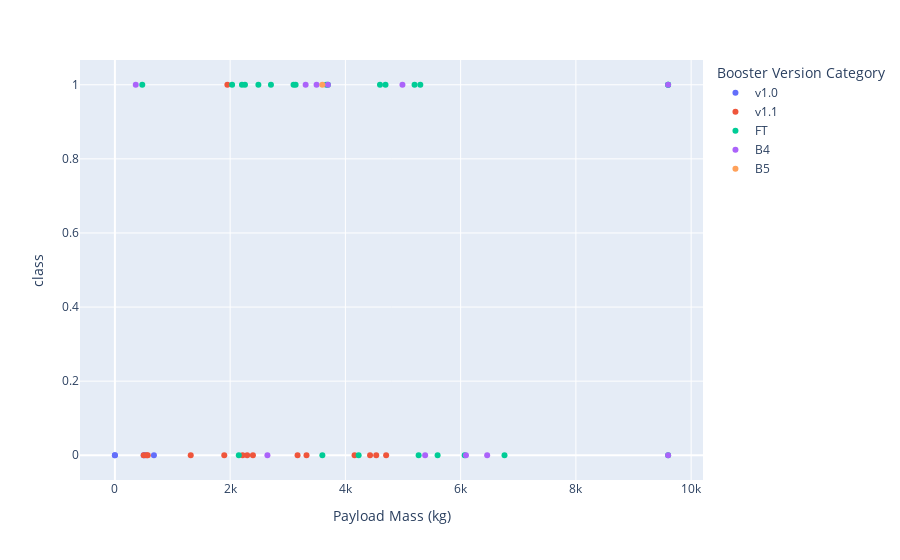

Source (notebook cell):
### Code cell
px.scatter(spacex_df, x='Payload Mass (kg)', y='class', color='Booster Version Category')

### Figure 1 — Plotly figure (JSON) as saved in the notebook; plotly's stock layout.template omitted (floating-point values rounded to 4 significant figures)
{"data": [{"hovertemplate": "Booster Version Category=v1.0<br>Payload Mass (kg)=%{x}<br>class=%{y}<extra></extra>", "legendgroup": "v1.0", "marker": {"color": "#636efa", "symbol": "circle"}, "mode": "markers", "name": "v1.0", "orientation": "v", "showlegend": true, "type": "scatter", "x": [0, 0, 525, 500, 677], "xaxis": "x", "y": [0, 0, 0, 0, 0], "yaxis": "y"}, {"hovertemplate": "Booster Version Category=v1.1<br>Payload Mass (kg)=%{x}<br>class=%{y}<extra></extra>", "legendgroup": "v1.1", "marker": {"color": "#EF553B", "symbol": "circle"}, "mode": "markers", "name": "v1.1", "orientation": "v", "showlegend": true, "type": "scatter", "x": [3170, 3325, 2296, 1316, 4535, 4428, 2216, 2395, 570, 4159, 1898, 4707, 1952, 500, 553], "xaxis": "x", "y": [0, 0, 0, 0, 0, 0, 0, 0, 0, 0, 0, 0, 1, 0, 0], "yaxis": "y"}, {"hovertemplate": "Booster Version Category=FT<br>Payload Mass (kg)=%{x}<br>class=%{y}<extra></extra>", "legendgroup": "FT", "marker": {"color": "#00cc96", "symbol": "circle"}, "mode": "markers", "name": "FT", "orientation": "v", "showlegend": true, "type": "scatter", "x": [2034, 5271, 3136, 4696, 3100, 3600, 2257, 4600, 9600, 9600, 475, 9600, 2150, 2490, 5600, 5300, 3697.0, 6070, 2708, 3669, 6761, 5200, 2205, 4230], "xaxis": "x", "y": [1, 0, 1, 1, 1, 0, 1, 1, 1, 1, 1, 0, 0, 1, 0, 1, 1, 0, 1, 1, 0, 1, 1, 0], "yaxis": "y"}, {"hovertemplate": "Booster Version Category=B4<br>Payload Mass (kg)=%{x}<br>class=%{y}<extra></extra>", "legendgroup": "B4", "marker": {"color": "#ab63fa", "symbol": "circle"}, "mode": "markers", "name": "B4", "orientation": "v", "showlegend": true, "type": "scatter", "x": [9600, 9600, 6460, 3310, 4990, 3500, 3697.0, 6092, 2647, 362, 5384], "xaxis": "x", "y": [1, 0, 0, 1, 1, 1, 1, 0, 0, 1, 0], "yaxis": "y"}, {"hovertemplate": "Booster Version Category=B5<br>Payload Mass (kg)=%{x}<br>class=%{y}<extra></extra>", "legendgroup": "B5", "marker": {"color": "#FFA15A", "symbol": "circle"}, "mode": "markers", "name": "B5", "orientation": "v", "showlegend": true, "type": "scatter", "x": [3600], "xaxis": "x", "y": [1], "yaxis": "y"}], "layout": {"legend": {"title": {"text": "Booster Version Category"}, "tracegroupgap": 0}, "margin": {"t": 60}, "xaxis": {"anchor": "y", "domain": [0, 1], "title": {"text": "Payload Mass (kg)"}}, "yaxis": {"anchor": "x", "domain": [0, 1], "title": {"text": "class"}}}}
